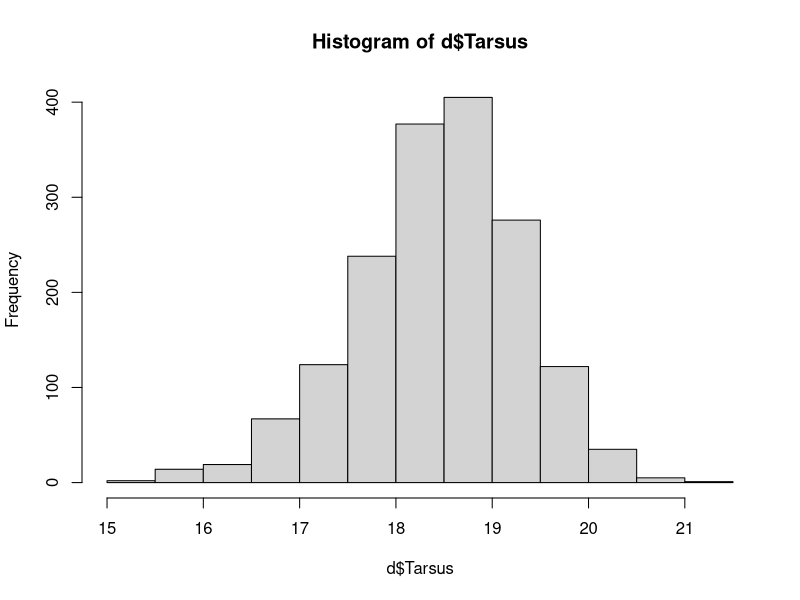
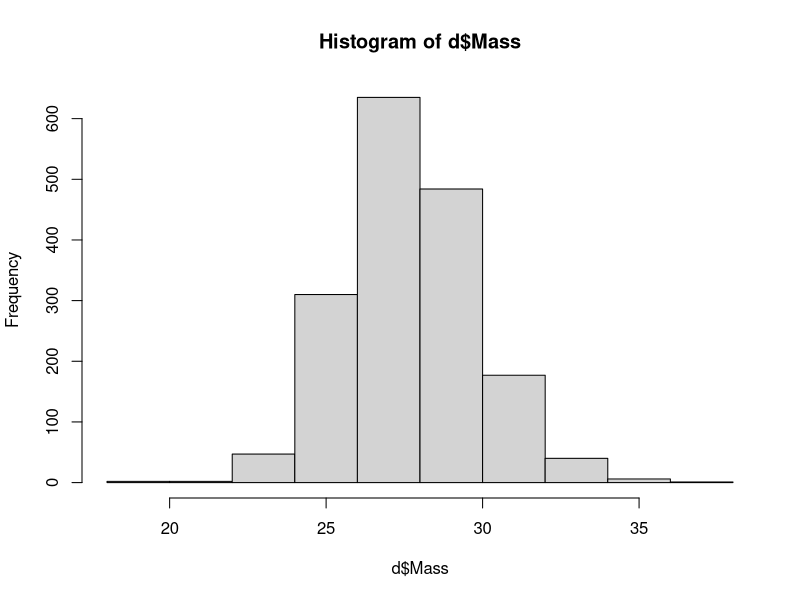
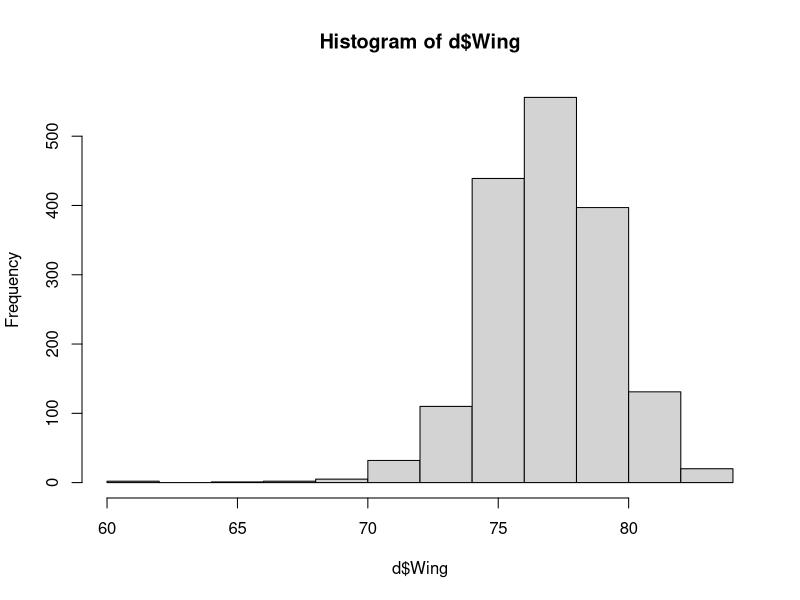

Recreate these plots in R, in order.
#!/usr/bin/env Rscript

# File: Sws.ho3.R
# Author: Georgina Chow georgina.chow20@imperial.ac.uk
# Date: Nov 2024
# Description: Hand out 3 R script for stats week. Contains functions in R,
#              plotting histograms to visualise data. 


rm(list=ls())
d<-read.table("../data/SparrowSize.txt", header=T)
str(d)

# Determine type of each variable 
str(d)

# Look at their distributions 
hist(d$Tarsus)
hist(d$Mass)
hist(d$Wing)

x <- seq(5, 15, length=1000)

# Gaussian (normal)
# pnorm()

# Poisson 
# ppois()

# Binomial 
# pbinom()

# Random 
# rnorm()
